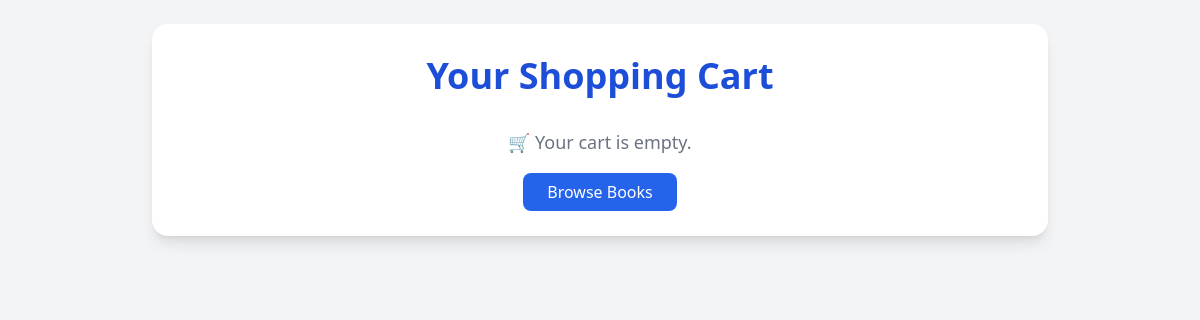
The app's page /cart_view/ (signed in), older data.
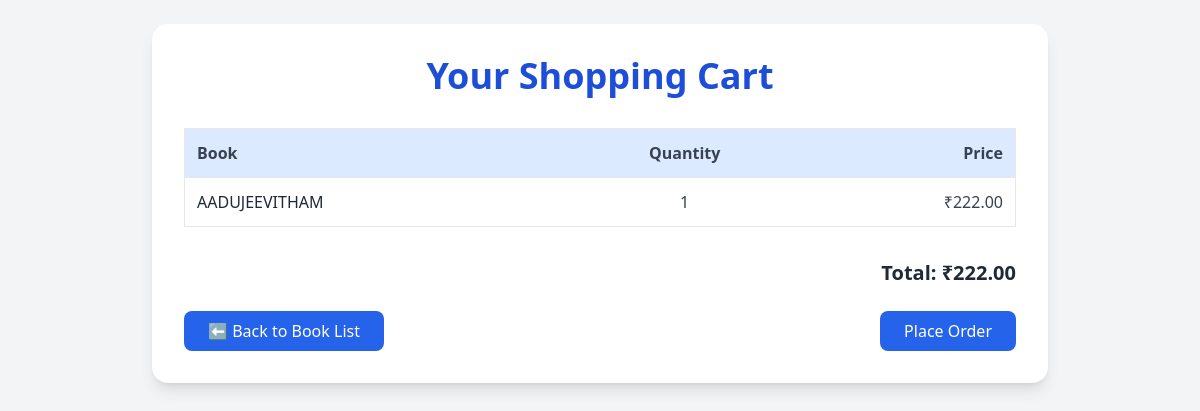
The same page, newer data.
### App/models.py (models this page shows, shortened)
class CartItem(models.Model):
    customer = models.ForeignKey(Customer, on_delete=models.CASCADE)
    book = models.ForeignKey(Book, on_delete=models.CASCADE)
    quantity = models.PositiveIntegerField(default=1)
    added_on = models.DateTimeField(auto_now_add=True)

class Book(models.Model):
    CATEGORY_CHOICES =[
        ('al','All Categories'),
        ('bi','Biography'),
        ('po','Poetry'),
        ('nv','Novel'),
        ('tr','Thriller'),
        ('dv','Devotional'),
        ('sr','Story'),
        ('ai','AutoBiography'),
    ]
    LANGUAGE_CHOICES = [
        ('ml', 'Malayalam'),
        ('en', 'English'),
        ('hi', 'Hindi'),
        ('ta', 'Tamil'),
        ('te', 'Telugu'),
    ]
    category = models.CharField(max_length=100 , choices=CATEGORY_CHOICES, default='al')
    author = models.CharField(max_length=200)
    title = models.CharField(max_length=200)
    language = models.CharField(max_length=10, choices=LANGUAGE_CHOICES, default='ml')
    description = models.TextField()
    price = models.DecimalField(max_digits=6, decimal_places=2)
    stock = models.PositiveIntegerField()
    cover_image = models.ImageField(upload_to='book_covers/', blank=True, null=True)
    published_date = models.DateField(null=True, blank=True)

### App/views.py (the view)
# urls.py: path('cart_view/',views.cart_view,name='cart_view'),
def cart_view(request):
    if not request.user.is_authenticated:
        return redirect('book_list')
    try:
        customer = Customer.objects.get(user=request.user)
    except Customer.DoesNotExist:
        return redirect('book_list')
    cart_items = CartItem.objects.filter(customer=customer)
    total_price = sum(item.book.price * item.quantity for item in cart_items)
    return render(request, 'cart.html', {
        'cart_items': cart_items,
        'total_price': total_price
     })

### Templates/cart.html (shortened to what this page needs)
<!DOCTYPE html>
<html lang="en">
<head>
  <script src="https://cdn.tailwindcss.com"></script>
</head>
<body class="bg-gray-100 min-h-screen p-6">
  <div class="max-w-4xl mx-auto bg-white p-8 rounded-2xl shadow-lg">
    <h1 class="text-4xl font-bold text-center text-blue-700 mb-8">Your Shopping Cart</h1>
    {% if cart_items %}
      <table class="w-full text-sm md:text-base table-auto mb-8 border border-gray-200">
        <thead>
          <tr class="bg-blue-100 text-left text-gray-700">
            <th class="p-3 border-b">Book</th>
            <th class="p-3 border-b text-center">Quantity</th>
            <th class="p-3 border-b text-right">Price</th>
          </tr>
        </thead>
        <tbody>
          {% for item in cart_items %}
            <tr class="hover:bg-gray-50">
              <td class="p-3 border-b font-medium text-gray-800">{{ item.book.title }}</td>
              <td class="p-3 border-b text-center text-gray-700">{{ item.quantity }}</td>
              <td class="p-3 border-b text-right text-gray-700">₹{{ item.book.price|floatformat:2 }}</td>
            </tr>
          {% endfor %}
        </tbody>
      </table>
      <div class="text-right text-xl font-semibold text-gray-800 mb-6">
        Total: ₹{{ total_price|floatformat:2 }}
      </div>
      <div class="flex flex-col md:flex-row justify-between items-center gap-4">
        <a href="{% url 'Book_list' %}" class="bg-blue-600 text-white px-6 py-2 rounded-lg hover:bg-blue-700 transition-all">
          ⬅ Back to Book List
        </a>
        <div class="flex gap-4">
          <form action="{% url 'place_order' %}" method="post">
            <button type="submit" class="bg-blue-600 text-white px-6 py-2 rounded-lg hover:bg-blue-700 transition-all">
              Place Order
            </button>
          </form>
        </div>
      </div>
    {% else %}
      <p class="text-center text-gray-500 text-lg">🛒 Your cart is empty.</p>
      <div class="text-center mt-6">
        <a href="{% url 'Book_list' %}" class="bg-blue-600 text-white px-6 py-2 rounded-lg hover:bg-blue-700 transition-all">
          Browse Books
        </a>
      </div>
    {% endif %}
  </div>
</body>
</html>

Row changes from the older to the newer data that the page shows:
added CartItem: book "AADUJEEVITHAM", quantity "1", book.price "222.00"
Text that changed along with them:
{{ total_price|floatformat:2 }}: (not shown) → "222.00"
text no longer shown: "🛒 Your cart is empty. Browse Books"
text now shown: "Book Quantity Price Total: ₹ ⬅ Back to Book List Place Order"
